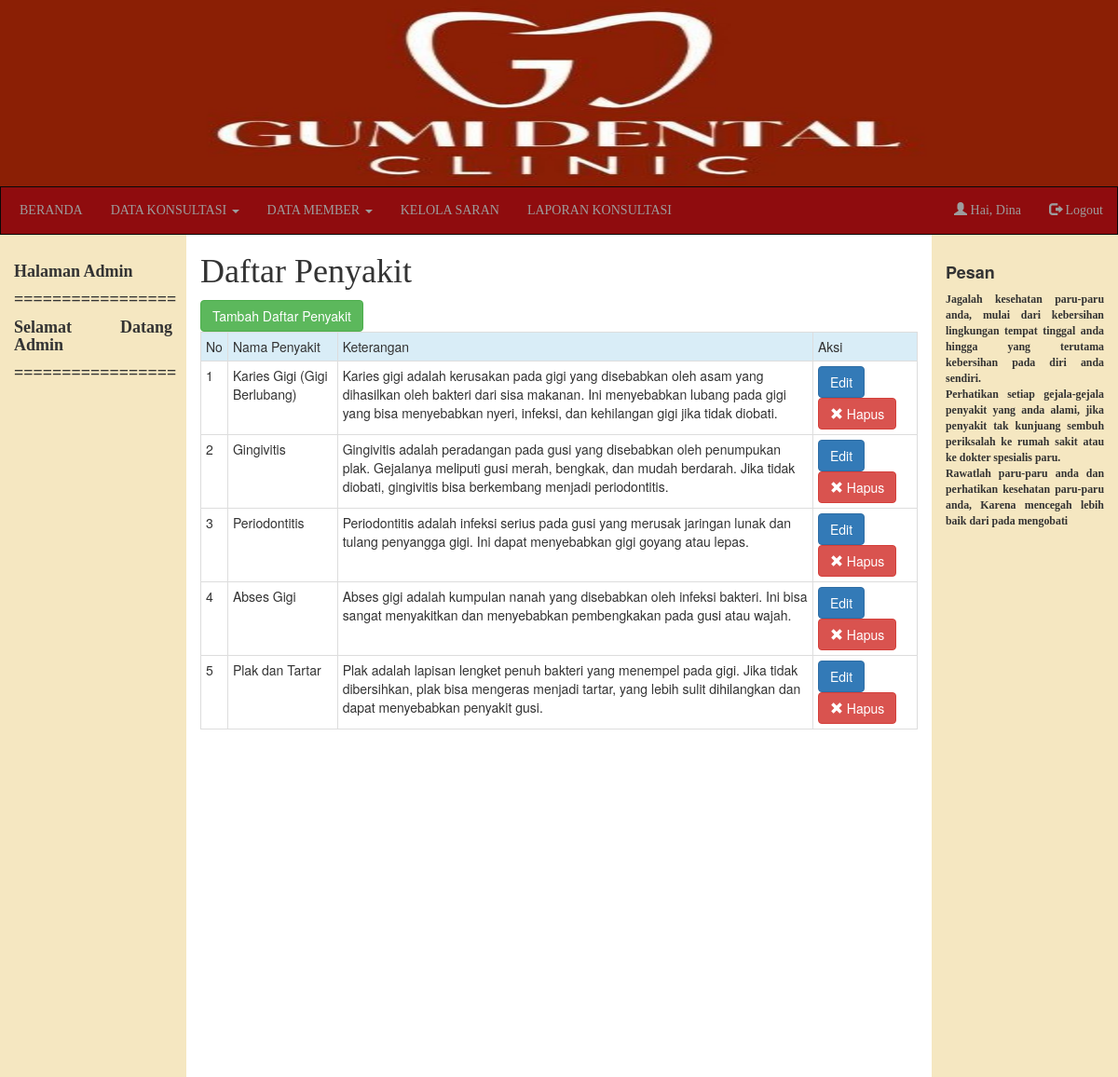
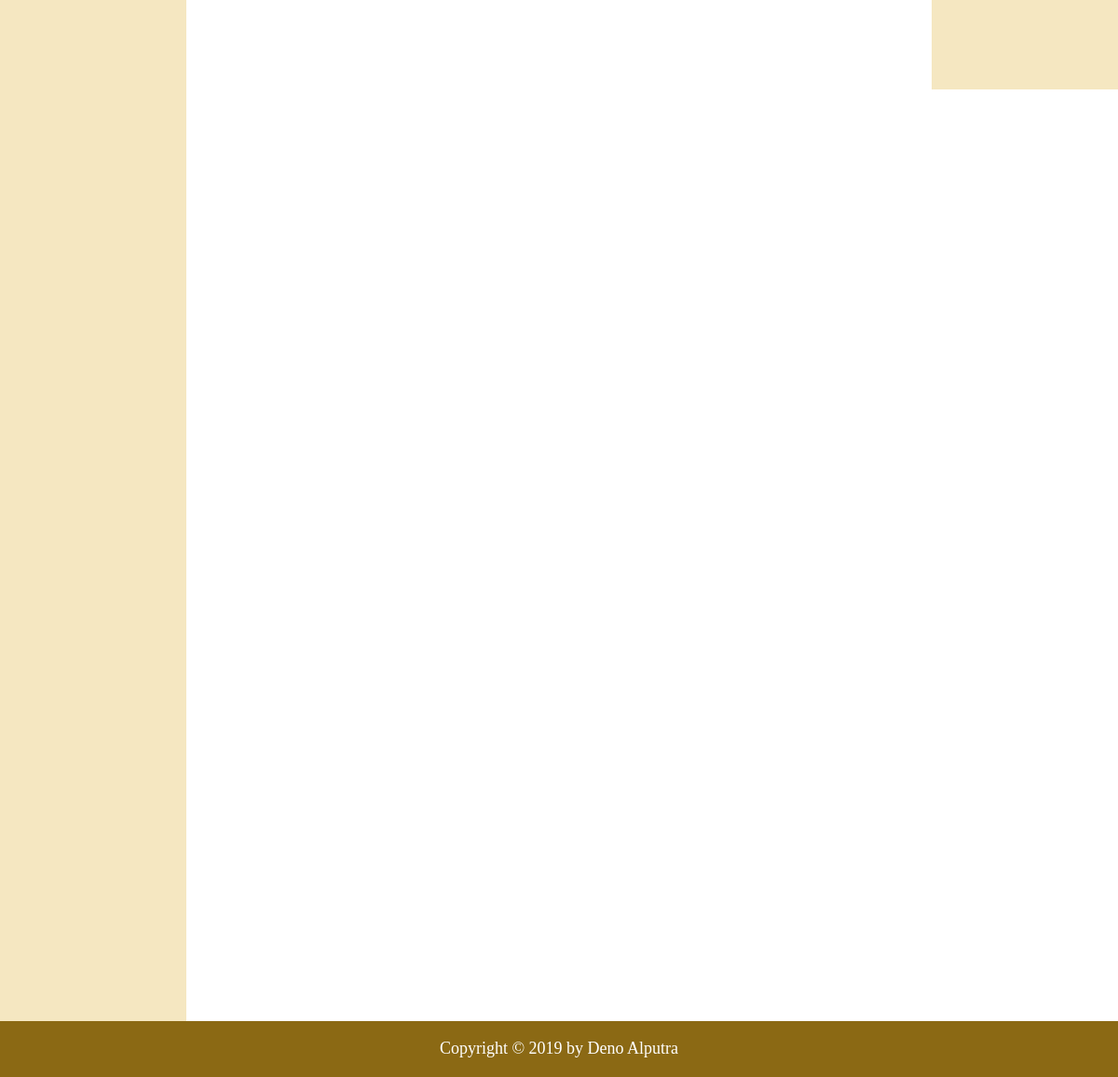
/kelola_penyakit/penyakit.php (signed in), run on the app's committed database (2 pictures, top to bottom).
### tables this page shows
CREATE TABLE IF NOT EXISTS `penyakit` (
  `id_penyakit` varchar(10) NOT NULL,
  `nm_penyakit` varchar(70) NOT NULL,
  `keterangan` text NOT NULL
);

### kelola_penyakit/penyakit.php (the view, shortened to what this page needs)
<?php
include "../library.php";
style(2); ?>
<body>
<?php
include "../sidebar/kiri.php";
?>
<h1 class="style1">Daftar Penyakit</h1>
<?php
$kueri = mysqli_query($koneksi,"select * from penyakit");
$no=1;
?>
<a href="tambah.php" class="btn btn-success">Tambah Daftar Penyakit</a>
<table class="table table-condensed table-bordered">
<tr class="info">
	<td>No</td>
	<td>Nama Penyakit</td>
	<td>Keterangan</td>
	<td>Aksi</td>
</tr>
<?php
if(mysqli_num_rows($kueri) < 1) echo "<tr><td class='text-center' colspan=5><strong>Data penyakit Kosong...</strong></td></tr>";
		else {
			while ($isi=mysqli_fetch_array($kueri,MYSQLI_BOTH)){
				echo "
				<tr>
				<td>$no</td>
				<td>{$isi['nm_penyakit']}</td>
				<td>{$isi['keterangan']}</td>
				<td>
				<a href='edit.php?id_penyakit={$isi['id_penyakit']}' class='btn btn-primary'>Edit</a>
				<button type='button' class='btn btn-danger' data-toggle='modal' data-target='#konfirmasi{$isi['id_penyakit']}'>
				<span class='glyphicon glyphicon-remove'></span> Hapus
				</button>
				<div id='konfirmasi{$isi['id_penyakit']}' class='modal fade' role='dialog'><div class='modal-dialog'><div class='modal-content'>
				<div class='modal-header'>
				<button type='button' class='close' data-dismiss='modal'>&times;</button>
				<h4 class='modal-title'>Peringatan!</h4>
				</div>
				<div class='modal-body'>
				<p>Apakah Anda yakin ingin menghapus penyakit <b>{$isi['nm_penyakit']}</b>?</p>
				</div>
				<div class='modal-footer float-right'>
				<a href='hapus.php?id_penyakit={$isi['id_penyakit']}' class='btn btn-danger'>    Ya    </a>
				<button type='button' class='btn btn-default' data-dismiss='modal'>Tidak</button>
				</div></div></div></div>
				</td>
				</tr>
				";
				$no++;
				}
			}
?>
</table>
<?php
include "../sidebar/kanan.php";
include "../footer/fpenyakit.php";
?>

### footer/fpenyakit.php (style rules this page uses)
* { margin:px auto; }

### data on the page
penyakit: nm_penyakit "Karies Gigi (Gigi Berlubang)", keterangan "Karies gigi adalah kerusakan pada gigi yang disebabkan oleh asam yang dihasilkan oleh bakteri dari sisa makanan. Ini menyebabkan lubang pada gigi yang bisa menyebabkan nyeri, infeksi, dan kehilangan gigi jika tidak diobati."
penyakit: nm_penyakit "Gingivitis", keterangan "Gingivitis adalah peradangan pada gusi yang disebabkan oleh penumpukan plak. Gejalanya meliputi gusi merah, bengkak, dan mudah berdarah. Jika tidak diobati, gingivitis bisa berkembang menjadi periodontitis."
penyakit: nm_penyakit "Periodontitis", keterangan "Periodontitis adalah infeksi serius pada gusi yang merusak jaringan lunak dan tulang penyangga gigi. Ini dapat menyebabkan gigi goyang atau lepas."
penyakit: nm_penyakit "Abses Gigi", keterangan "Abses gigi adalah kumpulan nanah yang disebabkan oleh infeksi bakteri. Ini bisa sangat menyakitkan dan menyebabkan pembengkakan pada gusi atau wajah."
penyakit: nm_penyakit "Plak dan Tartar", keterangan "Plak adalah lapisan lengket penuh bakteri yang menempel pada gigi. Jika tidak dibersihkan, plak bisa mengeras menjadi tartar, yang lebih sulit dihilangkan dan dapat menyebabkan penyakit gusi."

### other printed values
$_SESSION['username'] "Dina"
